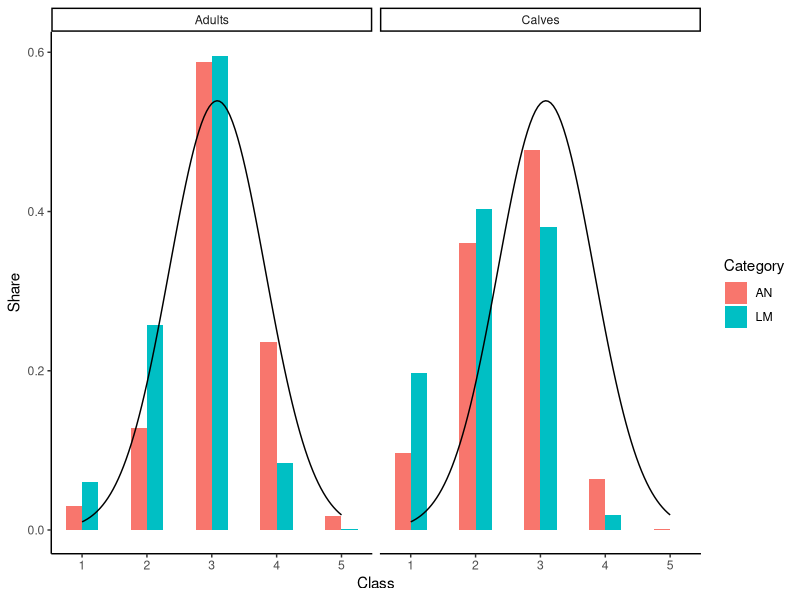

This figure's R source:
## ---- chunk 1
knitr::opts_chunk$set(echo = TRUE)
## ---- chunk 2
library(knitr)
library(kableExtra)
#Vectors of animal numbers Carcass fat 
#Angus with a=stirks and c=calves.
Ancfc <- c(189,706,935,125,2)
Ancfa <- c(802,3415,15673,6314,481)
#Limousin with a=stirks and c=calves.
Lmcfc <- c(735,1504,1419,72,0)
Lmcfa <- c(5102,21958,50705,7169,148)
#Shares Carcass fat
#Angus with a=stirks and c=calves.
Ancfc <- c(189,706,935,125,2)/sum(Ancfc)
Ancfa <- c(802,3415,15673,6314,481)/sum(Ancfa)
#Limousin with a=stirks and c=calves.
Lmcfc <- c(735,1504,1419,72,0)/sum(Lmcfc)
Lmcfa <- c(5102,21958,50705,7169,148)/sum(Lmcfa)

#Values Carcass fat classes
Vcf <- c(1:5)
#Means (M)
#Angus
AncfcM <- sum(Vcf*Ancfc)
AncfaM <- sum(Vcf*Ancfa)
#Limousin
LmcfcM <- sum(Vcf*Lmcfc)
LmcfaM <- sum(Vcf*Lmcfa)

#Standard deviations (S)
#Angus
AncfcS <- 0.76
AncfaS <- 0.74
#Limousin
LmcfcS <- 0.78
LmcfaS <- 0.71


#define number of rows
#x <- cbind(Vcf,Ancfc,Ancfa,Lmcfc,Lmcfa)
#colnames(x) <- c("class", "ANcalves", "ANstirks", "LMcalves", "LMstirks")
#kable(x, booktabs=T, caption="Population shares for each carcass fat class in Angus and Limousin calves and stirks (Kunz, 2018)")
#x <- as.data.frame(x)
# settings barplot
library(ggplot2)
theme_set(theme_classic())
#set dataframe
x <-data.frame(Class=rep(c(1:5),times=2*2),Category=rep(c("AN", "LM"),each=10), Share=c(Ancfc,Ancfa,Lmcfc,Lmcfa))
x$Group <- rep(rep(c("Calves","Adults"),each=5),times=2)
# Plot
g <- ggplot(x,aes(Class,Share))
g +facet_grid(~Group) + geom_bar(stat="identity", width=0.5, aes(fill=Category), position="dodge")+
# To specify a different mean or sd, use the args parameter to supply new values
  stat_function(fun = dnorm, args = list(mean = AncfaM, sd = AncfaS))+
  theme_classic()
## ---- chunk 3
# Mean price minus stirks / kg carcass weight
# mean price plus or minus for different carcass fat classes from Proviande 2018, week 33.
library(knitr)
z<-data.frame(class=c("1","2","3","4","5"))
x<-data.frame(MT=c(-0.9,-0.3,0,-0.3,-0.7), 
              OB=c(-0.9, -0.3,0,-0.4,-0.9), RG=c(-0.9,-0.3,0,-0.5,-1))
y<-as.matrix(x)
#compute mean over categories
x$mean<-rowMeans(y)
x<-cbind(z,x) 
#defintion of variable
cfap <- x$mean
#Mean price minus calves / kg carcass weight
cfcp <- c(-1.5,-0.6,0,-0.4,1)
x<-cbind(z,cfap,cfcp)
colnames(x) <- c("class", "stirks","calves")
kable(x, digits=1, caption="Price change in Sfr. per kg carcass weight for each carcass fat class in stirks and calves (Proviande, 2018).")
